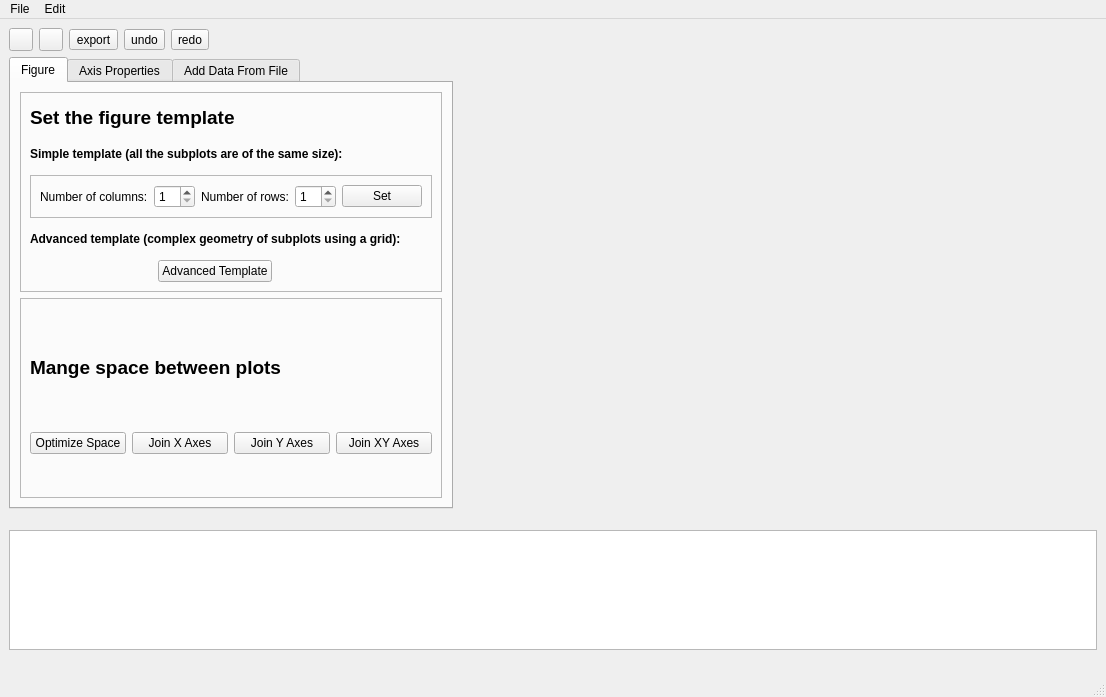
<?xml version="1.0" encoding="UTF-8"?>
<ui version="4.0">
 <author>Hadrian Montes Campos</author>
 <class>MainWindow</class>
 <widget class="QMainWindow" name="MainWindow">
  <property name="geometry">
   <rect>
    <x>0</x>
    <y>0</y>
    <width>1106</width>
    <height>697</height>
   </rect>
  </property>
  <property name="windowTitle">
   <string>Plotter</string>
  </property>
  <property name="windowIcon">
   <iconset>
    <normalon>:/icons/icons/appicon.png</normalon>
   </iconset>
  </property>
  <widget class="QWidget" name="centralwidget">
   <layout class="QGridLayout" name="gridLayout">
    <item row="0" column="0" colspan="2">
     <layout class="QHBoxLayout" name="layout_1">
      <item>
       <widget class="QToolButton" name="open">
        <property name="focusPolicy">
         <enum>Qt::TabFocus</enum>
        </property>
        <property name="text">
         <string/>
        </property>
        <property name="icon">
         <iconset>
          <normalon>:/icons/icons/abrir.png</normalon>
         </iconset>
        </property>
       </widget>
      </item>
      <item>
       <widget class="QToolButton" name="save">
        <property name="focusPolicy">
         <enum>Qt::TabFocus</enum>
        </property>
        <property name="text">
         <string/>
        </property>
        <property name="icon">
         <iconset>
          <normalon>:/icons/icons/guardar.png</normalon>
         </iconset>
        </property>
       </widget>
      </item>
      <item>
       <widget class="QToolButton" name="export_2">
        <property name="text">
         <string>export</string>
        </property>
        <property name="icon">
         <iconset>
          <normalon>:/icons/icons/export.png</normalon>
         </iconset>
        </property>
       </widget>
      </item>
      <item>
       <widget class="QToolButton" name="undo">
        <property name="text">
         <string>undo</string>
        </property>
        <property name="icon">
         <iconset>
          <normalon>:/icons/icons/undo.png</normalon>
         </iconset>
        </property>
       </widget>
      </item>
      <item>
       <widget class="QToolButton" name="redo">
        <property name="text">
         <string>redo</string>
        </property>
        <property name="icon">
         <iconset>
          <normalon>:/icons/icons/redo.png</normalon>
         </iconset>
        </property>
       </widget>
      </item>
      <item>
       <spacer name="horizontalSpacer_5">
        <property name="orientation">
         <enum>Qt::Horizontal</enum>
        </property>
        <property name="sizeHint" stdset="0">
         <size>
          <width>40</width>
          <height>20</height>
         </size>
        </property>
       </spacer>
      </item>
     </layout>
    </item>
    <item row="1" column="1" rowspan="15">
     <layout class="QGridLayout" name="layout_3">
      <item row="0" column="0">
       <spacer name="PlaceHolder">
        <property name="orientation">
         <enum>Qt::Horizontal</enum>
        </property>
        <property name="sizeHint" stdset="0">
         <size>
          <width>40</width>
          <height>20</height>
         </size>
        </property>
       </spacer>
      </item>
     </layout>
    </item>
    <item row="16" column="0" rowspan="5" colspan="2">
     <layout class="QGridLayout" name="layout_4">
      <item row="0" column="0">
       <widget class="QTableWidget" name="plot_table">
        <property name="maximumSize">
         <size>
          <width>16777215</width>
          <height>120</height>
         </size>
        </property>
        <property name="focusPolicy">
         <enum>Qt::NoFocus</enum>
        </property>
       </widget>
      </item>
     </layout>
    </item>
    <item row="1" column="0" rowspan="15">
     <layout class="QGridLayout" name="layout_2">
      <item row="0" column="0">
       <widget class="QTabWidget" name="properties_tab">
        <property name="sizePolicy">
         <sizepolicy hsizetype="Fixed" vsizetype="Expanding">
          <horstretch>0</horstretch>
          <verstretch>0</verstretch>
         </sizepolicy>
        </property>
        <property name="maximumSize">
         <size>
          <width>550</width>
          <height>16777215</height>
         </size>
        </property>
        <property name="currentIndex">
         <number>0</number>
        </property>
        <widget class="QWidget" name="figure_tab">
         <attribute name="title">
          <string>Figure</string>
         </attribute>
         <layout class="QGridLayout" name="gridLayout_8">
          <item row="0" column="0">
           <widget class="QFrame" name="frame">
            <property name="frameShape">
             <enum>QFrame::StyledPanel</enum>
            </property>
            <property name="frameShadow">
             <enum>QFrame::Raised</enum>
            </property>
            <layout class="QGridLayout" name="gridLayout_9">
             <item row="0" column="0">
              <widget class="QLabel" name="label_17">
               <property name="font">
                <font>
                 <pointsize>14</pointsize>
                 <weight>75</weight>
                 <bold>true</bold>
                </font>
               </property>
               <property name="text">
                <string>Set the figure template</string>
               </property>
              </widget>
             </item>
             <item row="4" column="0" colspan="2">
              <widget class="QLabel" name="label_21">
               <property name="font">
                <font>
                 <weight>75</weight>
                 <bold>true</bold>
                </font>
               </property>
               <property name="text">
                <string>Advanced template (complex geometry of subplots using a grid):</string>
               </property>
              </widget>
             </item>
             <item row="1" column="0" colspan="3">
              <widget class="QLabel" name="label_18">
               <property name="font">
                <font>
                 <weight>75</weight>
                 <bold>true</bold>
                </font>
               </property>
               <property name="text">
                <string>Simple template (all the subplots are of the same size):</string>
               </property>
              </widget>
             </item>
             <item row="2" column="0" colspan="3">
              <widget class="QFrame" name="frame_3">
               <property name="frameShape">
                <enum>QFrame::StyledPanel</enum>
               </property>
               <property name="frameShadow">
                <enum>QFrame::Raised</enum>
               </property>
               <layout class="QHBoxLayout" name="horizontalLayout">
                <item>
                 <widget class="QLabel" name="label_19">
                  <property name="text">
                   <string>Number of columns:</string>
                  </property>
                 </widget>
                </item>
                <item>
                 <widget class="QSpinBox" name="ncol_template">
                  <property name="maximumSize">
                   <size>
                    <width>50</width>
                    <height>16777215</height>
                   </size>
                  </property>
                  <property name="minimum">
                   <number>1</number>
                  </property>
                 </widget>
                </item>
                <item>
                 <widget class="QLabel" name="label_20">
                  <property name="text">
                   <string>Number of rows:</string>
                  </property>
                 </widget>
                </item>
                <item>
                 <widget class="QSpinBox" name="nrow_template">
                  <property name="maximumSize">
                   <size>
                    <width>50</width>
                    <height>16777215</height>
                   </size>
                  </property>
                  <property name="minimum">
                   <number>1</number>
                  </property>
                 </widget>
                </item>
                <item>
                 <widget class="QPushButton" name="set_template_but">
                  <property name="text">
                   <string>Set</string>
                  </property>
                 </widget>
                </item>
               </layout>
              </widget>
             </item>
             <item row="5" column="0" colspan="2" alignment="Qt::AlignHCenter">
              <widget class="QPushButton" name="advanced_template_but">
               <property name="text">
                <string>Advanced Template</string>
               </property>
              </widget>
             </item>
            </layout>
           </widget>
          </item>
          <item row="1" column="0">
           <widget class="QFrame" name="frame_2">
            <property name="frameShape">
             <enum>QFrame::StyledPanel</enum>
            </property>
            <property name="frameShadow">
             <enum>QFrame::Raised</enum>
            </property>
            <layout class="QGridLayout" name="gridLayout_3">
             <item row="1" column="2">
              <widget class="QPushButton" name="joiny_but">
               <property name="text">
                <string>Join Y Axes</string>
               </property>
              </widget>
             </item>
             <item row="1" column="0">
              <widget class="QPushButton" name="optimize_space_but">
               <property name="text">
                <string>Optimize Space</string>
               </property>
              </widget>
             </item>
             <item row="1" column="1">
              <widget class="QPushButton" name="joinx_but">
               <property name="text">
                <string>Join X Axes</string>
               </property>
              </widget>
             </item>
             <item row="1" column="3">
              <widget class="QPushButton" name="joinxy_but">
               <property name="text">
                <string>Join XY Axes</string>
               </property>
              </widget>
             </item>
             <item row="0" column="0" colspan="4">
              <widget class="QLabel" name="label_22">
               <property name="maximumSize">
                <size>
                 <width>16777215</width>
                 <height>50</height>
                </size>
               </property>
               <property name="font">
                <font>
                 <pointsize>14</pointsize>
                 <weight>75</weight>
                 <bold>true</bold>
                </font>
               </property>
               <property name="text">
                <string>Mange space between plots</string>
               </property>
              </widget>
             </item>
            </layout>
           </widget>
          </item>
         </layout>
        </widget>
        <widget class="QWidget" name="axis_prop">
         <attribute name="title">
          <string>Axis Properties</string>
         </attribute>
         <layout class="QGridLayout" name="gridLayout_2">
          <item row="1" column="0" colspan="2">
           <widget class="QFrame" name="frame_5">
            <property name="frameShape">
             <enum>QFrame::StyledPanel</enum>
            </property>
            <property name="frameShadow">
             <enum>QFrame::Raised</enum>
            </property>
            <layout class="QGridLayout" name="gridLayout_11">
             <item row="0" column="0">
              <widget class="QLabel" name="label_6">
               <property name="maximumSize">
                <size>
                 <width>16777215</width>
                 <height>20</height>
                </size>
               </property>
               <property name="font">
                <font>
                 <pointsize>15</pointsize>
                 <weight>75</weight>
                 <bold>true</bold>
                </font>
               </property>
               <property name="text">
                <string>Axis Scale</string>
               </property>
              </widget>
             </item>
             <item row="1" column="0">
              <widget class="QPushButton" name="decimal_but">
               <property name="text">
                <string>Decimal</string>
               </property>
              </widget>
             </item>
             <item row="1" column="1">
              <widget class="QPushButton" name="semilogx_but">
               <property name="text">
                <string>Semilog X</string>
               </property>
              </widget>
             </item>
             <item row="1" column="2">
              <widget class="QPushButton" name="semilogy_but">
               <property name="text">
                <string>Semilog Y</string>
               </property>
              </widget>
             </item>
             <item row="1" column="3">
              <widget class="QPushButton" name="loglog_but">
               <property name="text">
                <string>Log Log</string>
               </property>
              </widget>
             </item>
            </layout>
           </widget>
          </item>
          <item row="0" column="0" colspan="2">
           <widget class="QFrame" name="frame_4">
            <property name="frameShape">
             <enum>QFrame::StyledPanel</enum>
            </property>
            <property name="frameShadow">
             <enum>QFrame::Raised</enum>
            </property>
            <layout class="QGridLayout" name="gridLayout_10">
             <item row="0" column="0" alignment="Qt::AlignBottom">
              <widget class="QLabel" name="label">
               <property name="font">
                <font>
                 <pointsize>15</pointsize>
                 <weight>75</weight>
                 <bold>true</bold>
                </font>
               </property>
               <property name="text">
                <string>Axis Limits</string>
               </property>
              </widget>
             </item>
             <item row="1" column="2">
              <widget class="QLabel" name="label_3">
               <property name="text">
                <string>Max</string>
               </property>
              </widget>
             </item>
             <item row="2" column="1">
              <widget class="QDoubleSpinBox" name="xmin_val">
               <property name="minimum">
                <double>-99999.990000000005239</double>
               </property>
               <property name="maximum">
                <double>99999.990000000005239</double>
               </property>
               <property name="singleStep">
                <double>0.500000000000000</double>
               </property>
              </widget>
             </item>
             <item row="2" column="0" alignment="Qt::AlignRight">
              <widget class="QLabel" name="label_4">
               <property name="text">
                <string>X Axis</string>
               </property>
              </widget>
             </item>
             <item row="2" column="2">
              <widget class="QDoubleSpinBox" name="xmax_val">
               <property name="buttonSymbols">
                <enum>QAbstractSpinBox::UpDownArrows</enum>
               </property>
               <property name="minimum">
                <double>-99999.990000000005239</double>
               </property>
               <property name="maximum">
                <double>99999.990000000005239</double>
               </property>
               <property name="singleStep">
                <double>0.500000000000000</double>
               </property>
              </widget>
             </item>
             <item row="1" column="1">
              <widget class="QLabel" name="label_2">
               <property name="text">
                <string>Min</string>
               </property>
              </widget>
             </item>
             <item row="3" column="1">
              <widget class="QDoubleSpinBox" name="ymin_val">
               <property name="minimum">
                <double>-99999.990000000005239</double>
               </property>
               <property name="maximum">
                <double>99999.990000000005239</double>
               </property>
               <property name="singleStep">
                <double>0.500000000000000</double>
               </property>
              </widget>
             </item>
             <item row="3" column="2">
              <widget class="QDoubleSpinBox" name="ymax_val">
               <property name="minimum">
                <double>-99999.990000000005239</double>
               </property>
               <property name="maximum">
                <double>99999.990000000005239</double>
               </property>
               <property name="singleStep">
                <double>0.500000000000000</double>
               </property>
              </widget>
             </item>
             <item row="3" column="0" alignment="Qt::AlignRight">
              <widget class="QLabel" name="label_5">
               <property name="text">
                <string>Y Axis</string>
               </property>
              </widget>
             </item>
            </layout>
           </widget>
          </item>
         </layout>
        </widget>
        <widget class="QWidget" name="add_data_tab">
         <attribute name="title">
          <string>Add Data From File</string>
         </attribute>
         <layout class="QGridLayout" name="gridLayout_5">
          <item row="0" column="0">
           <layout class="QGridLayout" name="gridLayout_4">
            <item row="1" column="1">
             <widget class="QPushButton" name="file_path_open">
              <property name="text">
               <string>Open</string>
              </property>
             </widget>
            </item>
            <item row="0" column="0">
             <widget class="QLabel" name="label_7">
              <property name="font">
               <font>
                <weight>75</weight>
                <bold>true</bold>
               </font>
              </property>
              <property name="text">
               <string>Select the file from which the data wil be read:</string>
              </property>
             </widget>
            </item>
            <item row="1" column="0">
             <widget class="QLineEdit" name="file_path_box"/>
            </item>
           </layout>
          </item>
          <item row="1" column="0">
           <layout class="QGridLayout" name="gridLayout_6">
            <item row="1" column="2" alignment="Qt::AlignRight">
             <widget class="QLabel" name="label_10">
              <property name="text">
               <string>Y:</string>
              </property>
             </widget>
            </item>
            <item row="1" column="0" alignment="Qt::AlignRight">
             <widget class="QLabel" name="label_9">
              <property name="text">
               <string>X.</string>
              </property>
             </widget>
            </item>
            <item row="1" column="1">
             <widget class="QSpinBox" name="xcolumn_index">
              <property name="maximum">
               <number>999</number>
              </property>
             </widget>
            </item>
            <item row="1" column="3">
             <widget class="QSpinBox" name="y_column_index">
              <property name="value">
               <number>1</number>
              </property>
             </widget>
            </item>
            <item row="0" column="0" colspan="4">
             <widget class="QLabel" name="label_8">
              <property name="font">
               <font>
                <weight>75</weight>
                <bold>true</bold>
               </font>
              </property>
              <property name="text">
               <string>Select the column of the file where
the x and y data should be read from:</string>
              </property>
             </widget>
            </item>
           </layout>
          </item>
          <item row="2" column="0">
           <layout class="QGridLayout" name="gridLayout_7">
            <item row="2" column="2" alignment="Qt::AlignRight">
             <widget class="QLabel" name="label_13">
              <property name="text">
               <string>Marker</string>
              </property>
             </widget>
            </item>
            <item row="3" column="2" colspan="2" alignment="Qt::AlignRight">
             <widget class="QCheckBox" name="bocDiffColor">
              <property name="text">
               <string>Use different 
color for marker</string>
              </property>
              <property name="tristate">
               <bool>false</bool>
              </property>
             </widget>
            </item>
            <item row="2" column="3">
             <widget class="QComboBox" name="comboMarker">
              <item>
               <property name="text">
                <string>None</string>
               </property>
              </item>
              <item>
               <property name="text">
                <string>Point &quot;.&quot;</string>
               </property>
              </item>
              <item>
               <property name="text">
                <string>Circle &quot;o&quot;</string>
               </property>
              </item>
             </widget>
            </item>
            <item row="2" column="1">
             <widget class="QComboBox" name="comboLinestyle">
              <property name="minimumSize">
               <size>
                <width>130</width>
                <height>0</height>
               </size>
              </property>
              <item>
               <property name="text">
                <string>Solid: &quot;-&quot;</string>
               </property>
              </item>
              <item>
               <property name="text">
                <string>Dasded: &quot;--&quot;</string>
               </property>
              </item>
              <item>
               <property name="text">
                <string>Pointed &quot;..&quot;</string>
               </property>
              </item>
              <item>
               <property name="text">
                <string>Dash point: &quot;-.&quot;</string>
               </property>
              </item>
              <item>
               <property name="text">
                <string>None</string>
               </property>
              </item>
             </widget>
            </item>
            <item row="3" column="0">
             <widget class="QLabel" name="label_14">
              <property name="text">
               <string>Color</string>
              </property>
             </widget>
            </item>
            <item row="3" column="1">
             <widget class="QComboBox" name="comboColor">
              <item>
               <property name="text">
                <string>Auto</string>
               </property>
              </item>
              <item>
               <property name="text">
                <string>Black</string>
               </property>
              </item>
              <item>
               <property name="text">
                <string>Blue</string>
               </property>
              </item>
              <item>
               <property name="text">
                <string>Cyan</string>
               </property>
              </item>
              <item>
               <property name="text">
                <string>Green</string>
               </property>
              </item>
              <item>
               <property name="text">
                <string>Pink</string>
               </property>
              </item>
              <item>
               <property name="text">
                <string>Red</string>
               </property>
              </item>
              <item>
               <property name="text">
                <string>Yellow</string>
               </property>
              </item>
             </widget>
            </item>
            <item row="2" column="0">
             <widget class="QLabel" name="label_12">
              <property name="text">
               <string>Line Style</string>
              </property>
             </widget>
            </item>
            <item row="1" column="0" colspan="4">
             <widget class="QLabel" name="label_11">
              <property name="font">
               <font>
                <weight>75</weight>
                <bold>true</bold>
               </font>
              </property>
              <property name="text">
               <string>Line and marker porperties:</string>
              </property>
             </widget>
            </item>
            <item row="4" column="0">
             <widget class="QLabel" name="label_15">
              <property name="text">
               <string>Marker Face
       Color</string>
              </property>
             </widget>
            </item>
            <item row="4" column="1">
             <widget class="QComboBox" name="comboMarkerColor">
              <item>
               <property name="text">
                <string>Black</string>
               </property>
              </item>
              <item>
               <property name="text">
                <string>Blue</string>
               </property>
              </item>
              <item>
               <property name="text">
                <string>Cyan</string>
               </property>
              </item>
              <item>
               <property name="text">
                <string>Green</string>
               </property>
              </item>
              <item>
               <property name="text">
                <string>Red</string>
               </property>
              </item>
              <item>
               <property name="text">
                <string>Pink</string>
               </property>
              </item>
              <item>
               <property name="text">
                <string>Yellow</string>
               </property>
              </item>
             </widget>
            </item>
            <item row="5" column="3">
             <widget class="QPushButton" name="plot_but">
              <property name="text">
               <string>Plot</string>
              </property>
             </widget>
            </item>
            <item row="4" column="2">
             <widget class="QLabel" name="label_16">
              <property name="text">
               <string>Marker Edge
         Color</string>
              </property>
             </widget>
            </item>
            <item row="4" column="3">
             <widget class="QComboBox" name="comboEdgeColor">
              <item>
               <property name="text">
                <string>Black</string>
               </property>
              </item>
              <item>
               <property name="text">
                <string>Blue</string>
               </property>
              </item>
              <item>
               <property name="text">
                <string>Cyan</string>
               </property>
              </item>
              <item>
               <property name="text">
                <string>Green</string>
               </property>
              </item>
              <item>
               <property name="text">
                <string>Pink</string>
               </property>
              </item>
              <item>
               <property name="text">
                <string>Red</string>
               </property>
              </item>
              <item>
               <property name="text">
                <string>Yellow</string>
               </property>
              </item>
             </widget>
            </item>
           </layout>
          </item>
         </layout>
        </widget>
       </widget>
      </item>
     </layout>
    </item>
   </layout>
  </widget>
  <widget class="QMenuBar" name="menubar">
   <property name="geometry">
    <rect>
     <x>0</x>
     <y>0</y>
     <width>1106</width>
     <height>25</height>
    </rect>
   </property>
   <widget class="QMenu" name="menuFile">
    <property name="title">
     <string>File</string>
    </property>
    <addaction name="actionOpen"/>
    <addaction name="actionSave"/>
    <addaction name="actionSave_as"/>
    <addaction name="actionExport"/>
   </widget>
   <widget class="QMenu" name="menuEdit">
    <property name="title">
     <string>Edit</string>
    </property>
    <addaction name="actionSet_Template"/>
    <addaction name="separator"/>
    <addaction name="actionUndo"/>
    <addaction name="actionRedo"/>
   </widget>
   <addaction name="menuFile"/>
   <addaction name="menuEdit"/>
  </widget>
  <widget class="QStatusBar" name="statusbar">
   <property name="enabled">
    <bool>true</bool>
   </property>
   <property name="sizeGripEnabled">
    <bool>true</bool>
   </property>
  </widget>
  <action name="actionOpen">
   <property name="text">
    <string>Open</string>
   </property>
  </action>
  <action name="actionSave">
   <property name="text">
    <string>Save</string>
   </property>
  </action>
  <action name="actionSave_as">
   <property name="text">
    <string>Save as</string>
   </property>
  </action>
  <action name="actionExport">
   <property name="text">
    <string>Export</string>
   </property>
  </action>
  <action name="actionUndo">
   <property name="text">
    <string>Undo</string>
   </property>
   <property name="shortcut">
    <string>Ctrl+Z</string>
   </property>
  </action>
  <action name="actionRedo">
   <property name="text">
    <string>Redo</string>
   </property>
  </action>
  <action name="actionSet_Template">
   <property name="text">
    <string>Set Template</string>
   </property>
  </action>
 </widget>
 <tabstops>
  <tabstop>open</tabstop>
  <tabstop>save</tabstop>
  <tabstop>export_2</tabstop>
  <tabstop>undo</tabstop>
  <tabstop>redo</tabstop>
  <tabstop>properties_tab</tabstop>
  <tabstop>ncol_template</tabstop>
  <tabstop>nrow_template</tabstop>
  <tabstop>set_template_but</tabstop>
  <tabstop>advanced_template_but</tabstop>
  <tabstop>optimize_space_but</tabstop>
  <tabstop>joinx_but</tabstop>
  <tabstop>joiny_but</tabstop>
  <tabstop>joinxy_but</tabstop>
  <tabstop>xmin_val</tabstop>
  <tabstop>xmax_val</tabstop>
  <tabstop>ymin_val</tabstop>
  <tabstop>ymax_val</tabstop>
  <tabstop>decimal_but</tabstop>
  <tabstop>semilogx_but</tabstop>
  <tabstop>semilogy_but</tabstop>
  <tabstop>loglog_but</tabstop>
  <tabstop>file_path_box</tabstop>
  <tabstop>file_path_open</tabstop>
  <tabstop>xcolumn_index</tabstop>
  <tabstop>y_column_index</tabstop>
  <tabstop>comboLinestyle</tabstop>
  <tabstop>comboMarker</tabstop>
  <tabstop>comboColor</tabstop>
  <tabstop>bocDiffColor</tabstop>
  <tabstop>comboMarkerColor</tabstop>
  <tabstop>comboEdgeColor</tabstop>
  <tabstop>plot_but</tabstop>
 </tabstops>
 <resources>
  <include location="plot_resources.qrc"/>
 </resources>
 <connections/>
</ui>
